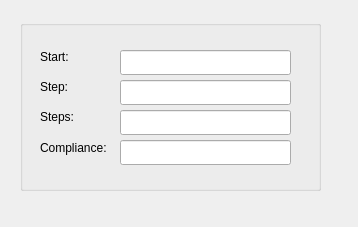
<?xml version="1.0" encoding="UTF-8"?>
<ui version="4.0">
 <class>Form</class>
 <widget class="QWidget" name="Form">
  <property name="geometry">
   <rect>
    <x>0</x>
    <y>0</y>
    <width>358</width>
    <height>227</height>
   </rect>
  </property>
  <property name="windowTitle">
   <string>Form</string>
  </property>
  <widget class="QGroupBox" name="step_groupbox">
   <property name="geometry">
    <rect>
     <x>20</x>
     <y>20</y>
     <width>301</width>
     <height>171</height>
    </rect>
   </property>
   <property name="title">
    <string/>
   </property>
   <widget class="QLineEdit" name="step_lineedit">
    <property name="geometry">
     <rect>
      <x>100</x>
      <y>60</y>
      <width>171</width>
      <height>25</height>
     </rect>
    </property>
   </widget>
   <widget class="QLineEdit" name="steps_lineedit">
    <property name="geometry">
     <rect>
      <x>100</x>
      <y>90</y>
      <width>171</width>
      <height>25</height>
     </rect>
    </property>
   </widget>
   <widget class="QLineEdit" name="start_lineedit">
    <property name="geometry">
     <rect>
      <x>100</x>
      <y>30</y>
      <width>171</width>
      <height>25</height>
     </rect>
    </property>
   </widget>
   <widget class="QLineEdit" name="compliance_lineedit">
    <property name="geometry">
     <rect>
      <x>100</x>
      <y>120</y>
      <width>171</width>
      <height>25</height>
     </rect>
    </property>
   </widget>
   <widget class="QLabel" name="start_label">
    <property name="geometry">
     <rect>
      <x>20</x>
      <y>30</y>
      <width>53</width>
      <height>14</height>
     </rect>
    </property>
    <property name="text">
     <string>Start:</string>
    </property>
   </widget>
   <widget class="QLabel" name="step_label">
    <property name="geometry">
     <rect>
      <x>20</x>
      <y>60</y>
      <width>53</width>
      <height>14</height>
     </rect>
    </property>
    <property name="text">
     <string>Step:</string>
    </property>
   </widget>
   <widget class="QLabel" name="steps_label">
    <property name="geometry">
     <rect>
      <x>20</x>
      <y>90</y>
      <width>53</width>
      <height>14</height>
     </rect>
    </property>
    <property name="text">
     <string>Steps:</string>
    </property>
   </widget>
   <widget class="QLabel" name="compliance_label">
    <property name="geometry">
     <rect>
      <x>20</x>
      <y>120</y>
      <width>71</width>
      <height>16</height>
     </rect>
    </property>
    <property name="text">
     <string>Compliance:</string>
    </property>
   </widget>
  </widget>
 </widget>
 <tabstops>
  <tabstop>start_lineedit</tabstop>
  <tabstop>step_lineedit</tabstop>
  <tabstop>steps_lineedit</tabstop>
 </tabstops>
 <resources/>
 <connections/>
</ui>
